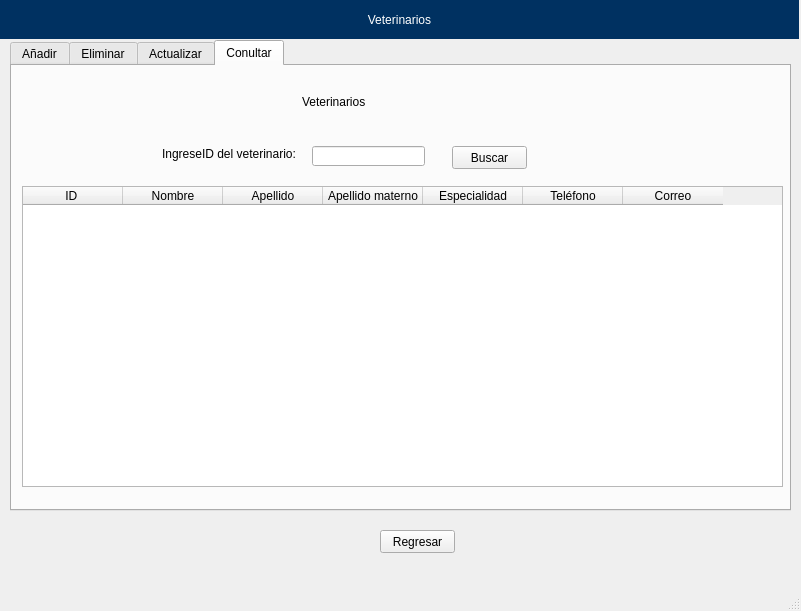
<?xml version="1.0" encoding="UTF-8"?>
<ui version="4.0">
 <class>MainWindow</class>
 <widget class="QMainWindow" name="MainWindow">
  <property name="geometry">
   <rect>
    <x>0</x>
    <y>0</y>
    <width>801</width>
    <height>611</height>
   </rect>
  </property>
  <property name="windowTitle">
   <string>MainWindow</string>
  </property>
  <widget class="QWidget" name="centralwidget">
   <widget class="QLabel" name="label">
    <property name="geometry">
     <rect>
      <x>0</x>
      <y>0</y>
      <width>799</width>
      <height>39</height>
     </rect>
    </property>
    <property name="styleSheet">
     <string notr="true">background-color:rgb(0, 49, 97);
font: 75 16pt &quot;Verdana&quot;;
color: white;</string>
    </property>
    <property name="text">
     <string>Veterinarios</string>
    </property>
    <property name="alignment">
     <set>Qt::AlignCenter</set>
    </property>
    <property name="wordWrap">
     <bool>false</bool>
    </property>
   </widget>
   <widget class="QTabWidget" name="tabWidget">
    <property name="geometry">
     <rect>
      <x>10</x>
      <y>40</y>
      <width>781</width>
      <height>471</height>
     </rect>
    </property>
    <property name="minimumSize">
     <size>
      <width>771</width>
      <height>0</height>
     </size>
    </property>
    <property name="currentIndex">
     <number>3</number>
    </property>
    <widget class="QWidget" name="tabWidgetPage1">
     <attribute name="title">
      <string>Añadir</string>
     </attribute>
     <widget class="QLabel" name="label_2">
      <property name="geometry">
       <rect>
        <x>220</x>
        <y>10</y>
        <width>411</width>
        <height>61</height>
       </rect>
      </property>
      <property name="styleSheet">
       <string notr="true">font: 75 36pt &quot;Comic Sans&quot;;</string>
      </property>
      <property name="text">
       <string>Agregar veterinario</string>
      </property>
     </widget>
     <widget class="QPushButton" name="btnAgregaV">
      <property name="geometry">
       <rect>
        <x>370</x>
        <y>370</y>
        <width>75</width>
        <height>23</height>
       </rect>
      </property>
      <property name="text">
       <string>Agregar</string>
      </property>
     </widget>
     <widget class="QWidget" name="layoutWidget">
      <property name="geometry">
       <rect>
        <x>310</x>
        <y>110</y>
        <width>225</width>
        <height>178</height>
       </rect>
      </property>
      <layout class="QGridLayout" name="gridLayout">
       <item row="0" column="0">
        <widget class="QLabel" name="label_4">
         <property name="text">
          <string>Nombre:</string>
         </property>
        </widget>
       </item>
       <item row="0" column="1">
        <widget class="QLineEdit" name="txtNomV"/>
       </item>
       <item row="1" column="0">
        <widget class="QLabel" name="label_5">
         <property name="text">
          <string>Apellido paterno:</string>
         </property>
        </widget>
       </item>
       <item row="2" column="0">
        <widget class="QLabel" name="label_6">
         <property name="text">
          <string>Apellido materno:</string>
         </property>
        </widget>
       </item>
       <item row="1" column="1">
        <widget class="QLineEdit" name="txtApPatV"/>
       </item>
       <item row="2" column="1">
        <widget class="QLineEdit" name="txtApMatV"/>
       </item>
       <item row="4" column="0">
        <widget class="QLabel" name="label_19">
         <property name="text">
          <string>Teléfono:</string>
         </property>
        </widget>
       </item>
       <item row="3" column="0">
        <widget class="QLabel" name="label_7">
         <property name="text">
          <string>Especialidad:</string>
         </property>
        </widget>
       </item>
       <item row="3" column="1">
        <widget class="QLineEdit" name="txtEspV"/>
       </item>
       <item row="4" column="1">
        <widget class="QLineEdit" name="txtTelV"/>
       </item>
       <item row="5" column="1">
        <widget class="QLineEdit" name="txtCorreoV"/>
       </item>
       <item row="5" column="0">
        <widget class="QLabel" name="label_20">
         <property name="text">
          <string>Correo:</string>
         </property>
        </widget>
       </item>
      </layout>
     </widget>
    </widget>
    <widget class="QWidget" name="tabWidgetPage2">
     <attribute name="title">
      <string>Eliminar</string>
     </attribute>
     <widget class="QSplitter" name="splitter">
      <property name="geometry">
       <rect>
        <x>280</x>
        <y>140</y>
        <width>156</width>
        <height>35</height>
       </rect>
      </property>
      <property name="orientation">
       <enum>Qt::Vertical</enum>
      </property>
     </widget>
     <widget class="QPushButton" name="btnEliminarV">
      <property name="geometry">
       <rect>
        <x>490</x>
        <y>400</y>
        <width>75</width>
        <height>23</height>
       </rect>
      </property>
      <property name="text">
       <string>Eliminar</string>
      </property>
     </widget>
     <widget class="QLabel" name="label_9">
      <property name="geometry">
       <rect>
        <x>210</x>
        <y>10</y>
        <width>411</width>
        <height>71</height>
       </rect>
      </property>
      <property name="styleSheet">
       <string notr="true">font: 75 36pt &quot;Comic Sans&quot;;</string>
      </property>
      <property name="text">
       <string>Eliminar veterinario</string>
      </property>
     </widget>
     <widget class="QTableWidget" name="tblEliminaV">
      <property name="geometry">
       <rect>
        <x>0</x>
        <y>80</y>
        <width>761</width>
        <height>301</height>
       </rect>
      </property>
      <property name="editTriggers">
       <set>QAbstractItemView::NoEditTriggers</set>
      </property>
      <column>
       <property name="text">
        <string>ID </string>
       </property>
      </column>
      <column>
       <property name="text">
        <string>Nombre</string>
       </property>
      </column>
      <column>
       <property name="text">
        <string>Apellido</string>
       </property>
      </column>
      <column>
       <property name="text">
        <string>Apellido materno</string>
       </property>
      </column>
      <column>
       <property name="text">
        <string>Especialidad</string>
       </property>
      </column>
      <column>
       <property name="text">
        <string>Teléfono</string>
       </property>
      </column>
      <column>
       <property name="text">
        <string>Correo</string>
       </property>
      </column>
     </widget>
     <widget class="QLabel" name="label_3">
      <property name="geometry">
       <rect>
        <x>160</x>
        <y>400</y>
        <width>191</width>
        <height>16</height>
       </rect>
      </property>
      <property name="text">
       <string>Ingrese ID de veterinario a eliminar:</string>
      </property>
     </widget>
     <widget class="QLineEdit" name="txtIDEliminaV">
      <property name="geometry">
       <rect>
        <x>350</x>
        <y>400</y>
        <width>113</width>
        <height>20</height>
       </rect>
      </property>
     </widget>
    </widget>
    <widget class="QWidget" name="tabWidgetPage3">
     <attribute name="title">
      <string>Actualizar</string>
     </attribute>
     <widget class="QLabel" name="label_10">
      <property name="geometry">
       <rect>
        <x>280</x>
        <y>70</y>
        <width>191</width>
        <height>16</height>
       </rect>
      </property>
      <property name="text">
       <string>Ingrese ID del veterinario a actualizar</string>
      </property>
     </widget>
     <widget class="QLabel" name="label_11">
      <property name="geometry">
       <rect>
        <x>160</x>
        <y>10</y>
        <width>471</width>
        <height>51</height>
       </rect>
      </property>
      <property name="styleSheet">
       <string notr="true">font: 75 36pt &quot;Comic Sans&quot;;</string>
      </property>
      <property name="text">
       <string>Actualizar veterinario</string>
      </property>
     </widget>
     <widget class="QLineEdit" name="txtIDBuscaUpV">
      <property name="geometry">
       <rect>
        <x>350</x>
        <y>90</y>
        <width>113</width>
        <height>20</height>
       </rect>
      </property>
     </widget>
     <widget class="QPushButton" name="btnBuscaUpV">
      <property name="geometry">
       <rect>
        <x>490</x>
        <y>90</y>
        <width>75</width>
        <height>23</height>
       </rect>
      </property>
      <property name="text">
       <string>Buscar</string>
      </property>
     </widget>
     <widget class="QLabel" name="label_12">
      <property name="geometry">
       <rect>
        <x>280</x>
        <y>90</y>
        <width>31</width>
        <height>21</height>
       </rect>
      </property>
      <property name="text">
       <string>ID</string>
      </property>
     </widget>
     <widget class="QWidget" name="layoutWidget_2">
      <property name="geometry">
       <rect>
        <x>240</x>
        <y>140</y>
        <width>281</width>
        <height>181</height>
       </rect>
      </property>
      <layout class="QGridLayout" name="gridLayout_2">
       <item row="0" column="0">
        <widget class="QLabel" name="label_8">
         <property name="text">
          <string>Nombre:</string>
         </property>
        </widget>
       </item>
       <item row="0" column="1">
        <widget class="QLineEdit" name="txtNomUV"/>
       </item>
       <item row="1" column="0">
        <widget class="QLabel" name="label_14">
         <property name="text">
          <string>Apellido paterno:</string>
         </property>
        </widget>
       </item>
       <item row="1" column="1">
        <widget class="QLineEdit" name="txtApPatUV"/>
       </item>
       <item row="2" column="0">
        <widget class="QLabel" name="label_15">
         <property name="text">
          <string>Apellido materno:</string>
         </property>
        </widget>
       </item>
       <item row="2" column="1">
        <widget class="QLineEdit" name="txtApMatUV"/>
       </item>
       <item row="3" column="0">
        <widget class="QLabel" name="label_16">
         <property name="text">
          <string>Especialidad:</string>
         </property>
        </widget>
       </item>
       <item row="3" column="1">
        <widget class="QLineEdit" name="txtEspUV"/>
       </item>
       <item row="4" column="0">
        <widget class="QLabel" name="label_17">
         <property name="text">
          <string>Teléfono:</string>
         </property>
        </widget>
       </item>
       <item row="4" column="1">
        <widget class="QLineEdit" name="txtTelUV"/>
       </item>
       <item row="5" column="0">
        <widget class="QLabel" name="label_18">
         <property name="text">
          <string>Correo:</string>
         </property>
        </widget>
       </item>
       <item row="5" column="1">
        <widget class="QLineEdit" name="txtCorreoUV"/>
       </item>
      </layout>
     </widget>
     <widget class="QPushButton" name="btnActualizaV">
      <property name="geometry">
       <rect>
        <x>360</x>
        <y>350</y>
        <width>75</width>
        <height>23</height>
       </rect>
      </property>
      <property name="text">
       <string>Actualizar</string>
      </property>
     </widget>
    </widget>
    <widget class="QWidget" name="tabWidgetPage4">
     <attribute name="title">
      <string>Conultar</string>
     </attribute>
     <widget class="QLabel" name="label_13">
      <property name="geometry">
       <rect>
        <x>290</x>
        <y>0</y>
        <width>271</width>
        <height>71</height>
       </rect>
      </property>
      <property name="styleSheet">
       <string notr="true">font: 75 36pt &quot;Comic Sans&quot;;</string>
      </property>
      <property name="text">
       <string>Veterinarios</string>
      </property>
     </widget>
     <widget class="QTableWidget" name="tblConsultarV">
      <property name="geometry">
       <rect>
        <x>10</x>
        <y>120</y>
        <width>761</width>
        <height>301</height>
       </rect>
      </property>
      <property name="editTriggers">
       <set>QAbstractItemView::NoEditTriggers</set>
      </property>
      <column>
       <property name="text">
        <string>ID </string>
       </property>
      </column>
      <column>
       <property name="text">
        <string>Nombre</string>
       </property>
      </column>
      <column>
       <property name="text">
        <string>Apellido</string>
       </property>
      </column>
      <column>
       <property name="text">
        <string>Apellido materno</string>
       </property>
      </column>
      <column>
       <property name="text">
        <string>Especialidad</string>
       </property>
      </column>
      <column>
       <property name="text">
        <string>Teléfono</string>
       </property>
      </column>
      <column>
       <property name="text">
        <string>Correo</string>
       </property>
      </column>
     </widget>
     <widget class="QLineEdit" name="txtBuscaConV">
      <property name="geometry">
       <rect>
        <x>300</x>
        <y>80</y>
        <width>113</width>
        <height>20</height>
       </rect>
      </property>
     </widget>
     <widget class="QPushButton" name="btnBuscaConsultarV">
      <property name="geometry">
       <rect>
        <x>440</x>
        <y>80</y>
        <width>75</width>
        <height>23</height>
       </rect>
      </property>
      <property name="text">
       <string>Buscar</string>
      </property>
     </widget>
     <widget class="QLabel" name="label_21">
      <property name="geometry">
       <rect>
        <x>150</x>
        <y>80</y>
        <width>151</width>
        <height>16</height>
       </rect>
      </property>
      <property name="text">
       <string>IngreseID del veterinario:</string>
      </property>
     </widget>
    </widget>
   </widget>
   <widget class="QPushButton" name="btnRegresar">
    <property name="geometry">
     <rect>
      <x>380</x>
      <y>530</y>
      <width>75</width>
      <height>23</height>
     </rect>
    </property>
    <property name="text">
     <string>Regresar</string>
    </property>
   </widget>
  </widget>
  <widget class="QMenuBar" name="menubar">
   <property name="geometry">
    <rect>
     <x>0</x>
     <y>0</y>
     <width>801</width>
     <height>21</height>
    </rect>
   </property>
  </widget>
  <widget class="QStatusBar" name="statusbar"/>
 </widget>
 <resources/>
 <connections/>
</ui>
